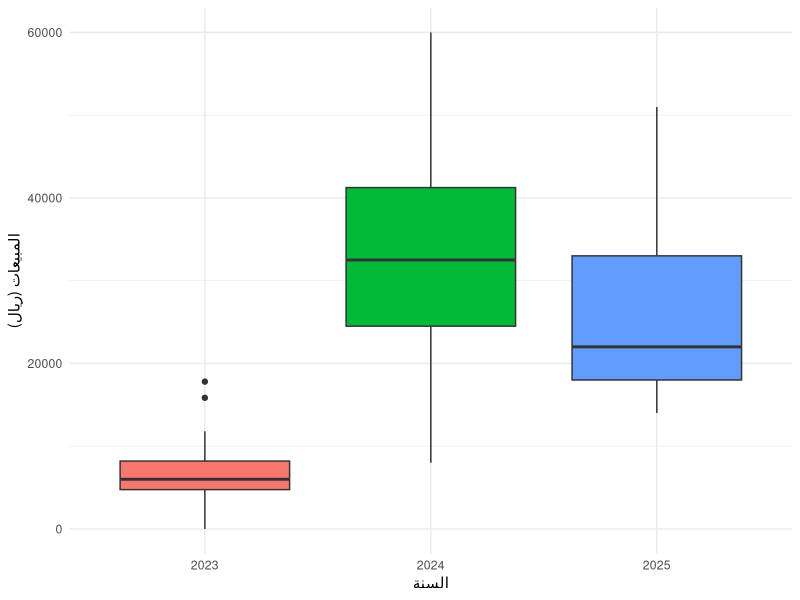

Here is the R script that generated this plot:
## ---- chunk 1
#| echo: false
#| message: false
#| warning: false
library(tidyverse)
library(readxl)
library(knitr)
## ---- chunk 2
#| message: false
data <- read_excel("sales.xlsx")%>%
  rename(sales_2023 = salse_2023,
         sales_2024 = salse_2024,
         sales_2025 = salse_2025) %>%
  mutate(row_id = row_number())

# تحويل من عريض لطويل مع معرّف صف ثابت — يمنع مشاكل الدمج (many-to-many)
sales_long <- data %>%
  pivot_longer(cols = c(sales_2023, sales_2024, sales_2025),
               names_to = "year", values_to = "sales_value") %>%
  mutate(year = gsub("sales_", "", year)) %>%
  select(row_id, year, sales_value)

dead_long <- data %>%
  pivot_longer(cols = c(dead_2023, dead_2024, dead_2025),
               names_to = "year", values_to = "dead_value") %>%
  mutate(year = gsub("dead_", "", year)) %>%
  select(row_id, year, dead_value)

combined <- left_join(sales_long, dead_long, by = c("row_id", "year")) %>%
  mutate(
    year = as.numeric(year),
    loss_ratio_pct = round((dead_value / sales_value) * 100, 2),
    high_risk_flag = ifelse(loss_ratio_pct > 50, 1, 0)
  )
## ---- chunk 3
#| echo: false
combined %>%
  group_by(year) %>%
  summarise(
    `متوسط المبيعات` = round(mean(sales_value, na.rm = TRUE), 0),
    `متوسط الهدر` = round(mean(dead_value, na.rm = TRUE), 0),
    `الانحراف المعياري للمبيعات` = round(sd(sales_value, na.rm = TRUE), 0)
  ) %>%
  kable(caption = "ملخص إحصائي حسب السنة")
## ---- chunk 4
#| echo: false
#| fig-cap: "توزيع المبيعات عبر السنوات الثلاث"
ggplot(combined, aes(x = factor(year), y = sales_value, fill = factor(year))) +
  geom_boxplot() +
  labs(x = "السنة", y = "المبيعات (ريال)", fill = "السنة") +
  theme_minimal() +
  theme(legend.position = "none")
## ---- chunk 5
sales_model <- aov(sales_value ~ factor(year), data = combined)
summary(sales_model)
## ---- chunk 6
#| echo: false
TukeyHSD(sales_model) %>%
  broom::tidy() %>%
  kable(caption = "مقارنات ثنائية بين كل زوج سنوات (Tukey HSD)")
## ---- chunk 7
linear_model <- lm(sales_value ~ dead_value, data = combined)
summary(linear_model)
## ---- chunk 8
model_logit <- glm(high_risk_flag ~ sales_value, data = combined, family = "binomial")
summary(model_logit)
## ---- chunk 9
#| echo: false
exp(coef(model_logit))
